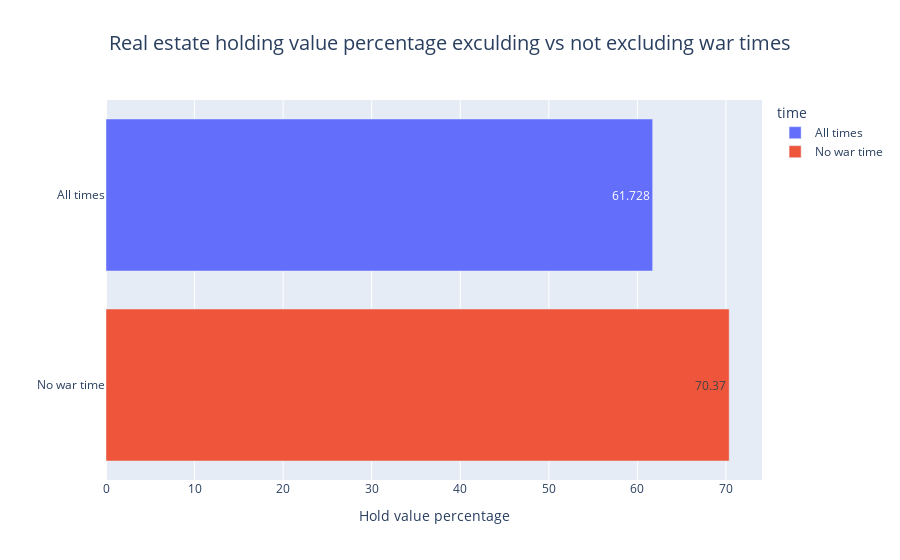

The notebook cell this image was saved under:
### Code cell
df_for_fig = pd.DataFrame({'Hold value percentage': [hold_value_percentage, no_war_hold_value_percentage],
                   'time':['All times', 'No war time']})
fig = px.bar(df_for_fig, y="time", x='Hold value percentage', color="time",
             title="Real estate holding value percentage exculding vs not excluding war times",
             text="Hold value percentage", orientation='h')
fig.update_layout(yaxis={'visible': True, 'showticklabels': True, 'title':""})
fig.update_layout(title_x=0.5, titlefont=dict(size=20))
fig.show()

### Figure 1 — Plotly figure (JSON) as saved in the notebook; plotly's stock layout.template omitted (floating-point values rounded to 4 significant figures)
{"data": [{"alignmentgroup": "True", "hovertemplate": "time=%{y}<br>Hold value percentage=%{text}<extra></extra>", "legendgroup": "All times", "marker": {"color": "#636efa"}, "name": "All times", "offsetgroup": "All times", "orientation": "h", "showlegend": true, "text": [61.73], "textposition": "auto", "type": "bar", "x": [61.73], "xaxis": "x", "y": ["All times"], "yaxis": "y"}, {"alignmentgroup": "True", "hovertemplate": "time=%{y}<br>Hold value percentage=%{text}<extra></extra>", "legendgroup": "No war time", "marker": {"color": "#EF553B"}, "name": "No war time", "offsetgroup": "No war time", "orientation": "h", "showlegend": true, "text": [70.37], "textposition": "auto", "type": "bar", "x": [70.37], "xaxis": "x", "y": ["No war time"], "yaxis": "y"}], "layout": {"barmode": "relative", "legend": {"title": {"text": "time"}, "tracegroupgap": 0}, "title": {"font": {"size": 20}, "text": "Real estate holding value percentage exculding vs not excluding war times", "x": 0.5}, "xaxis": {"anchor": "y", "domain": [0, 1], "title": {"text": "Hold value percentage"}}, "yaxis": {"anchor": "x", "categoryarray": ["No war time", "All times"], "categoryorder": "array", "domain": [0, 1], "showticklabels": true, "title": {"text": ""}, "visible": true}}}
